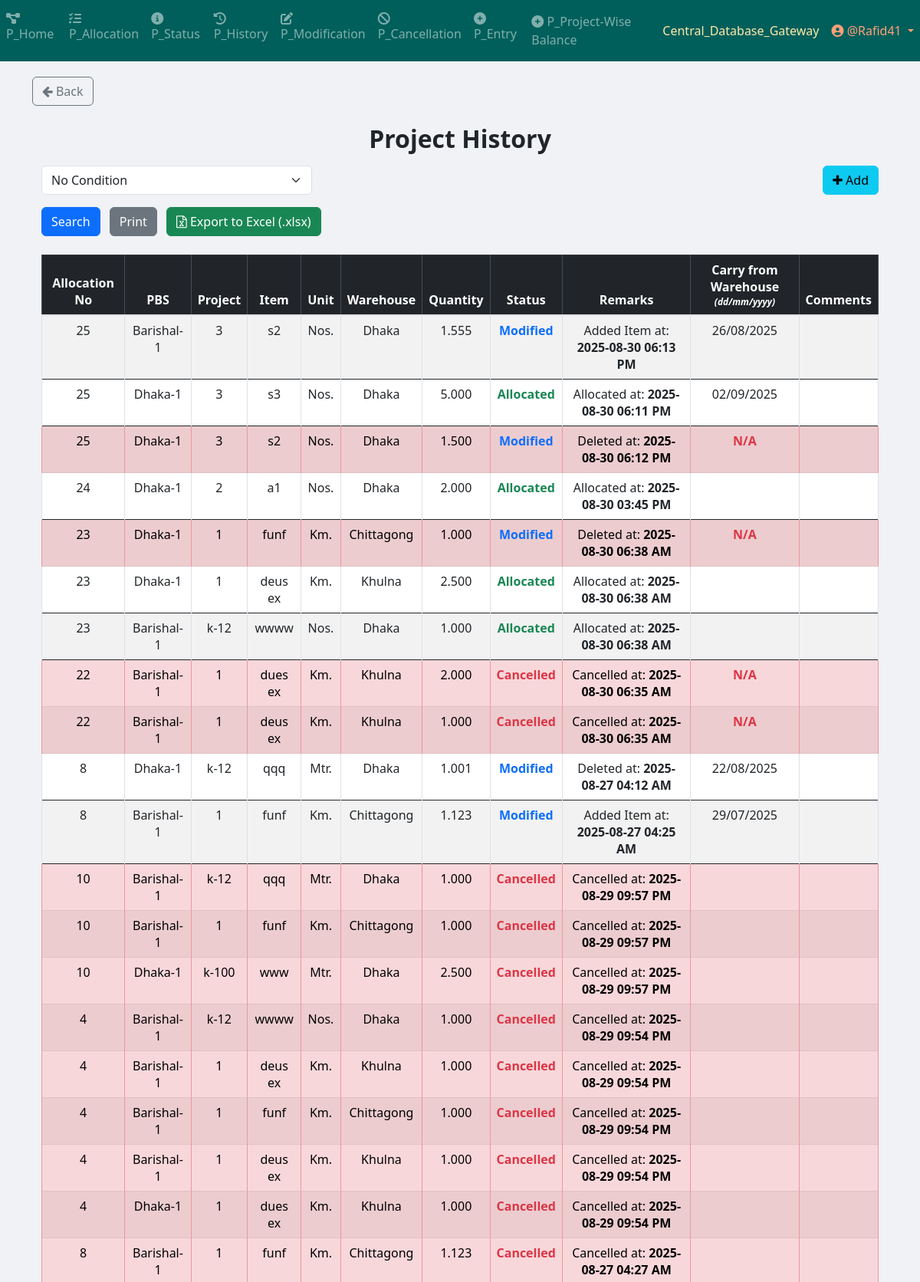
Screenshot of /project/project_history/ (signed in, upper part) with the database file from the repository.
### Project_App_History/models.py (models this page shows, shortened)
class Project_History(models.Model):
    GUID = models.CharField(max_length=100, default="", blank=True, null=True)
    allocation_no = models.IntegerField()
    pbs = models.TextField()
    project = models.TextField()
    item = models.TextField()
    warehouse = models.CharField(max_length=50)
    unit_of_item = models.TextField()
    quantity = models.DecimalField(
        max_digits=20,
        decimal_places=3,
        default=0.00
    )
    created_at = models.DateTimeField(auto_now=True)
    STATUS_CHOICES = [
        ("Pending Approval", "Pending Approval"),
        ("Allocated", "Allocated"),
        ("Cancelled", "Cancelled"),
        ("Modified", "Modified"),
    ]
    status = models.CharField(
        max_length=100, choices=STATUS_CHOICES, default="Allocated"
    )
    remarks = models.TextField(blank=True, null=True)
    remarks_status = models.CharField(max_length=100, blank=True, null=True)
    carry_from_warehouse = models.CharField(max_length=100, blank=True, null=True)
    comments = models.TextField(blank=True, null=True)
    item_primary_key = models.BigIntegerField(null=True)

### Project_App_History/views.py (the view, shortened to what this page needs)
# urls.py: path("history/", include("App_History.urls")),
@login_required
def history(request):
    results = History.objects.all().order_by('-created_at')
    applied_filters = []
    for i in range(1, 10):  # support up to 9 filters
        filter_type = request.GET.get(f"filter_type_{i}")
        filter_value = request.GET.get(f"filter_value_{i}")
        date_status = request.GET.get(f"date_status_{i}")
        if filter_value:
            filter_value = filter_value.strip()
        if not filter_type or filter_type == "no_condition" or (not filter_value and filter_type not in ["carry_from_warehouse_date"]):
            continue
    group = request.user.user_group.user_group_type if hasattr(request.user, "user_group") else ""
    context = {
        "items": results,
        "status_choices_json": json.dumps(History.STATUS_CHOICES),
        "can_edit_carry": group in ["Editor", "Only_View_History_and_Edit_Carry_From_Warehouse_Column"],
        "can_edit_comments": group in ["Editor"],
    }
    return render(request, "Project_Templates/Project_App_History/view_and_print_history.html", context)

### App_Admin_Panel/templatetags/nav_CDB_links_loader.py (called while the page is built)
@register.simple_tag
def external_link_from_static(filename):
    subpath = filename
    if not subpath.startswith("links" + os.sep) and not subpath.startswith("links/"):
        subpath = os.path.join("links", filename)
    file_path = find(subpath)
    if not file_path:
        return ""
    try:
        with open(file_path, "r", encoding="utf-8") as f:
            return f.read().strip()
    except Exception:
        return ""

### templates/Project_Templates/Project_App_History/view_and_print_history.html (shortened to what this page needs)
{% extends 'base.html' %}
{% load static %}
{% load tz %}
{% block body_block %}
<a href="{% url 'Project_App_Home:project_home_page' %}" class="btn btn-outline-secondary">
    <i class="fa fa-arrow-left"></i> Back
</a>
<div class="container mt-4">
    <h2 class="text-center mb-3"><b>Project History</b></h2>
    <form method="GET" class="mb-4" id="dynamicSearchForm">
        <div id="filterRowsContainer">
        </div>
        <div class="row mt-3">
            <div class="col-md-12">
                <button type="submit" class="btn btn-primary me-2">Search</button>
                <button type="button" class="btn btn-secondary me-2" onclick="printResults()">Print</button>
                <button type="button" class="btn btn-success" onclick="exportToExcel()">
                    <i class="fa fa-file-excel-o"></i> Export to Excel (.xlsx)
                </button>
            </div>
        </div>
    </form>
    <div id="printableArea" class="table-responsive">
        <table class="table table-bordered table-striped table-hover text-center" id="historyTable">
            <thead class="table-dark sticky-top">
                <tr>
                    <th>Allocation No</th>
                    <th>PBS</th>
                    <th>Project</th>
                    <th>Item</th>
                    <th>Unit</th>
                    <th>Warehouse</th>
                    <th>Quantity</th>
                    <th>Status</th>
                    <th>Remarks</th>
                    <th>
                        Carry from Warehouse<br>
                        <span style="font-size: 0.75em; font-style: italic;">(dd/mm/yyyy)</span>
                    </th>
                    <th>Comments</th>
                </tr>
            </thead>
            <tbody>
                {% if items %}
                    {% for item in items %}
                        <tr class="{% if item.remarks_status == 'Deleted' or item.status == 'Cancelled' %}table-danger{% endif %}">
                            <td>{{ item.allocation_no }}</td>
                            <td>{{ item.pbs }}</td>
                            <td>{{ item.project }}</td>
                            <td>{{ item.item }}</td>
                            <td>{{ item.unit_of_item }}</td>
                            <td>{{ item.warehouse }}</td>
                            <td>{{ item.quantity }}</td>
                            <td class="{% if item.status == 'Allocated' %}text-success{% elif item.status == 'Cancelled' %}text-danger{% elif item.status == 'Modified' %}text-primary{% endif %}">
                                <strong>{{ item.status }}</strong>
                            </td>
                            <td>{{ item.remarks|safe }}</td>
                            <td class="date-cell">
                                {% if item.carry_from_warehouse == "N/A" %}
                                    <span class="text-danger"><b>N/A</b></span><br>
                                {% elif item.carry_from_warehouse %}
                                    {% with day=item.carry_from_warehouse|slice:"8:10" month=item.carry_from_warehouse|slice:"5:7" year=item.carry_from_warehouse|slice:"0:4" %}
                                        {{ day }}/{{ month }}/{{ year }}
                                    {% endwith %}
                                {% endif %}
                            </td>
                            <td class="comments-cell text-start">
                            </td>
                        </tr>
                    {% endfor %}
                {% else %}
                    <tr>
                        <td colspan="11" class="text-center text-danger">No matching data found</td>
                    </tr>
                {% endif %}
            </tbody>
        </table>
    </div>
</div>
{% endblock %}

### templates/partials/navbar.html (shortened to what this page needs)
{% load static %}
{% load nav_CDB_links_loader %}
{% external_link_from_static "Central_Database_Gateway.txt" as central_database_gateway_link %}
{% if request.path|slice:":9" == "/project/" %}
    <nav class="navbar navbar-expand-sm navbar-dark" style="background-color: #005F5B; color: #C4FFF9;">
        <div class="collapse navbar-collapse" id="navbarProject">
            <ul class="navbar-nav mr-auto">
                {% if user.is_authenticated %}
                                <li class="nav-item">
                                    <a class="nav-link" href="{% url 'Project_App_Home:project_home_page' %}">
                                        <i class="fas fa-project-diagram"></i> P_Home
                                    </a>
                                </li>                    {% if request.user.is_superuser or request.user.user_group.user_group_type == "Editor" %}
                    <li class="nav-item">
                        <a class="nav-link" href="{% url 'Project_App_Allocation:allocation_page' %}">
                            <i class="fas fa-tasks"></i> P_Allocation
                        </a>
                    </li>
                    {% endif %}
                    {% if request.user.is_superuser or request.user.user_group.user_group_type in "Editor View History and Status only" %}
                    <li class="nav-item">
                        <a class="nav-link" href="{% url 'Project_App_Status:status_page' %}">
                            <i class="fas fa-info-circle"></i> P_Status
                        </a>
                    </li>
                    {% endif %}
                    <li class="nav-item">
                        <a class="nav-link" href="{% url 'Project_App_History:history_page' %}">
                            <i class="fas fa-history"></i> P_History
                        </a>
                    </li>
                    {% if request.user.is_superuser or request.user.user_group.user_group_type == "Editor" %}
                    <li class="nav-item">
                        <a class="nav-link" href="{% url 'Project_App_Modification:modification_menu' %}">
                            <i class="fas fa-edit"></i> P_Modification
                        </a>
                    </li>
                    <li class="nav-item">
                        <a class="nav-link" href="{% url 'Project_App_Cancellation:cancellation' %}">
                            <i class="fas fa-ban"></i> P_Cancellation
                        </a>
                    </li>
                    <li class="nav-item">
                        <a class="nav-link" href="{% url 'Project_App_Entry:entry_page' %}">
                            <i class="fas fa-plus-circle"></i> P_Entry
                        </a>
                    </li>
                    <li class="nav-item">
                        <a class="nav-link" href="{% url 'Project_App_ProjectWiseBalance:project_list' %}">
                            <i class="fas fa-plus-circle"></i> P_Project-Wise Balance
                        </a>
                    </li>
                    {% endif %}
                {% endif %}
            </ul>
            <ul class="navbar-nav">
                {% if user.is_authenticated %}
                    {% if request.user.is_superuser or request.user.user_group.user_group_type == "Editor" %}
                        <li class="nav-item">
                            <a class="nav-link" style="color: #FFE9A8;" href="{{ central_database_gateway_link|default:'#' }}" target="_blank" rel="noopener noreferrer">Central_Database_Gateway</a>
                        </li>
                    {% endif %}
                    <li class="nav-item dropdown">
                        <a class="nav-link dropdown-toggle" style="color: #FFA07A;" href="#" id="userDropdown" role="button" data-toggle="dropdown">
                            <i class="fas fa-user-circle"></i> @{{ user.username }}
                        </a>
                    </li>
                {% else %}
                    <li class="nav-item {% if request.resolver_match.url_name == 'login' %}active{% endif %}">
                        <a class="nav-link" href="{% url 'App_Login:login' %}">
                            <i class="fas fa-sign-in-alt"></i> Login
                        </a>
                    </li>
                {% endif %}
            </ul>
        </div>
    </nav>
{% endif %}

### templates/Project_Templates/Project_App_History/view_and_print_history.html (style rules this page uses)
.table { font-size: 16px; text-align: center; }

### templates/partials/footer.html (style rules this page uses)
html, body { height: 100%; margin: 0; }

### rows the page displays
Project_History: allocation_no "25", pbs "Barishal-1", project "3", item "s2", unit_of_item "Nos.", warehouse "Dhaka", quantity "1.555", status "Modified", remarks "Added Item at: 2025-08-30 06:13 PM", item "26", item "08", item "2025"
Project_History: allocation_no "25", pbs "Dhaka-1", project "3", item "s3", unit_of_item "Nos.", warehouse "Dhaka", quantity "5.000", status "Allocated", remarks "Allocated at: 2025-08-30 06:11 PM", item "02", item "09", item "2025"
Project_History: allocation_no "25", pbs "Dhaka-1", project "3", item "s2", unit_of_item "Nos.", warehouse "Dhaka", quantity "1.500", status "Modified", remarks "Deleted at: 2025-08-30 06:12 PM", carry_from_warehouse "N/A"
Project_History: allocation_no "24", pbs "Dhaka-1", project "2", item "a1", unit_of_item "Nos.", warehouse "Dhaka", quantity "2.000", status "Allocated", remarks "Allocated at: 2025-08-30 03:45 PM"
Project_History: allocation_no "23", pbs "Dhaka-1", project "1", item "funf", unit_of_item "Km.", warehouse "Chittagong", quantity "1.000", status "Modified", remarks "Deleted at: 2025-08-30 06:38 AM", carry_from_warehouse "N/A"
Project_History: allocation_no "23", pbs "Dhaka-1", project "1", item "deus ex", unit_of_item "Km.", warehouse "Khulna", quantity "2.500", status "Allocated", remarks "Allocated at: 2025-08-30 06:38 AM"
Project_History: allocation_no "23", pbs "Barishal-1", project "k-12", item "wwww", unit_of_item "Nos.", warehouse "Dhaka", quantity "1.000", status "Allocated", remarks "Allocated at: 2025-08-30 06:38 AM"
Project_History: allocation_no "22", pbs "Barishal-1", project "1", item "dues ex", unit_of_item "Km.", warehouse "Khulna", quantity "2.000", status "Cancelled", remarks "Cancelled at: 2025-08-30 06:35 AM", carry_from_warehouse "N/A"
Project_History: allocation_no "22", pbs "Barishal-1", project "1", item "deus ex", unit_of_item "Km.", warehouse "Khulna", quantity "1.000", status "Cancelled", remarks "Cancelled at: 2025-08-30 06:35 AM", carry_from_warehouse "N/A"
Project_History: allocation_no "8", pbs "Dhaka-1", project "k-12", item "qqq", unit_of_item "Mtr.", warehouse "Dhaka", quantity "1.001", status "Modified", remarks "Deleted at: 2025-08-27 04:12 AM", item "22", item "08", item "2025"
Project_History: allocation_no "8", pbs "Barishal-1", project "1", item "funf", unit_of_item "Km.", warehouse "Chittagong", quantity "1.123", status "Modified", remarks "Added Item at: 2025-08-27 04:25 AM", id "29", item "07", item "2025"
Project_History: allocation_no "10", pbs "Barishal-1", project "k-12", item "qqq", unit_of_item "Mtr.", warehouse "Dhaka", quantity "1.000", status "Cancelled", remarks "Cancelled at: 2025-08-29 09:57 PM"
Project_History: allocation_no "10", pbs "Barishal-1", project "1", item "funf", unit_of_item "Km.", warehouse "Chittagong", quantity "1.000", status "Cancelled", remarks "Cancelled at: 2025-08-29 09:57 PM"
Project_History: allocation_no "10", pbs "Dhaka-1", project "k-100", item "www", unit_of_item "Mtr.", warehouse "Dhaka", quantity "2.500", status "Cancelled", remarks "Cancelled at: 2025-08-29 09:57 PM"
Project_History: allocation_no "4", pbs "Barishal-1", project "k-12", item "wwww", unit_of_item "Nos.", warehouse "Dhaka", quantity "1.000", status "Cancelled", remarks "Cancelled at: 2025-08-29 09:54 PM"
Project_History: allocation_no "4", pbs "Barishal-1", project "1", item "deus ex", unit_of_item "Km.", warehouse "Khulna", quantity "1.000", status "Cancelled", remarks "Cancelled at: 2025-08-29 09:54 PM"
Project_History: allocation_no "4", pbs "Barishal-1", project "1", item "funf", unit_of_item "Km.", warehouse "Chittagong", quantity "1.000", status "Cancelled", remarks "Cancelled at: 2025-08-29 09:54 PM"
Project_History: allocation_no "4", pbs "Barishal-1", project "1", item "deus ex", unit_of_item "Km.", warehouse "Khulna", quantity "1.000", status "Cancelled", remarks "Cancelled at: 2025-08-29 09:54 PM"
Project_History: allocation_no "4", pbs "Dhaka-1", project "1", item "dues ex", unit_of_item "Km.", warehouse "Khulna", quantity "1.000", status "Cancelled", remarks "Cancelled at: 2025-08-29 09:54 PM"
Project_History: allocation_no "8", pbs "Barishal-1", project "1", item "funf", unit_of_item "Km.", warehouse "Chittagong", quantity "1.123", status "Cancelled", remarks "Cancelled at: 2025-08-27 04:27 AM"

### other values shown
{{ user.username }} "Rafid41"
